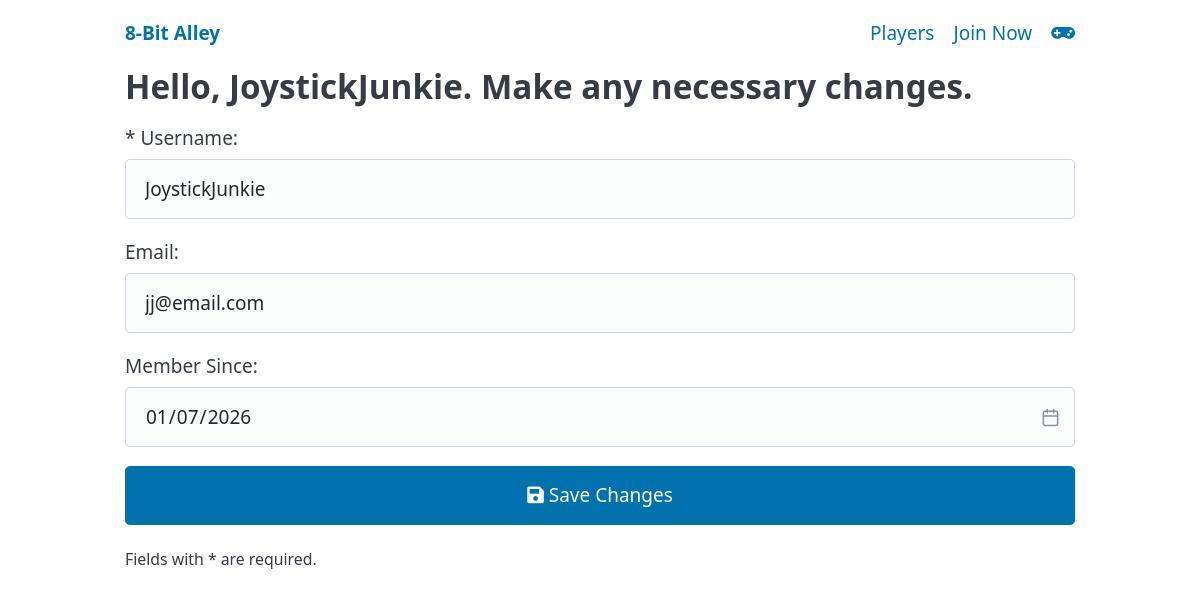
Page /edit/2 on the committed database.
### tables this page shows
CREATE TABLE players (
    player_id INTEGER PRIMARY KEY,
    username TEXT NOT NULL,
    email TEXT UNIQUE,
    join_date TEXT DEFAULT CURRENT_DATE,
    verified TEXT
);

### app.py (the view)
@app.route('/edit/<int:p_id>')
def edit_player(p_id):
    player = q.get_player_by_id(p_id)
    if not player:
        return render_template('error.html', message=f'SORRY, player {p_id} not found')
    else:
        return render_template('edit_player.html', player=player)

### queries.py (called while the page is built)
def get_player_by_id(p_id):
    sql = "SELECT * FROM players WHERE player_id = ?"
    players = db.execute(sql, p_id)
    if len(players) != 1:
        return None
    else:
        return players[0]

### templates/edit_player.html
{% extends "base.html" %}
{% block content %}
    <h2>Hello, {{ player.username }}. Make any necessary changes.</h2>
    <form action="/update/{{player.player_id}}" method="post">
        <div>
            <label for="username">* Username: </label>
            <input type="text" name="username" id="username"
                   placeholder="Enter your username" aria-label="Text"
                   autocomplete="off" autofocus required
                   value="{{ player.username }}">
        </div>
        <div>
            <label for="email">Email: </label>
            <input type="email" name="email" id="email" placeholder="user@domain.com" aria-label="Email" autocomplete="off"
            {% if player.email %}
            value="{{ player.email }}"
            {% endif %}>
        </div>
        <div>
            <label for="join-date">Member Since: </label>
            <input type="date" name="join-date" id="join-date"
                   aria-label="Date" value="{{ player.join_date }}">
        </div>
        <button type="submit"><i class="fas fa-save"></i> Save Changes </button>
    </form>
    <small>Fields with * are required.</small>
{% endblock %}

### rows in the picture
players: username "JoystickJunkie", email "jj@email.com", join-date "01/07/2026"
